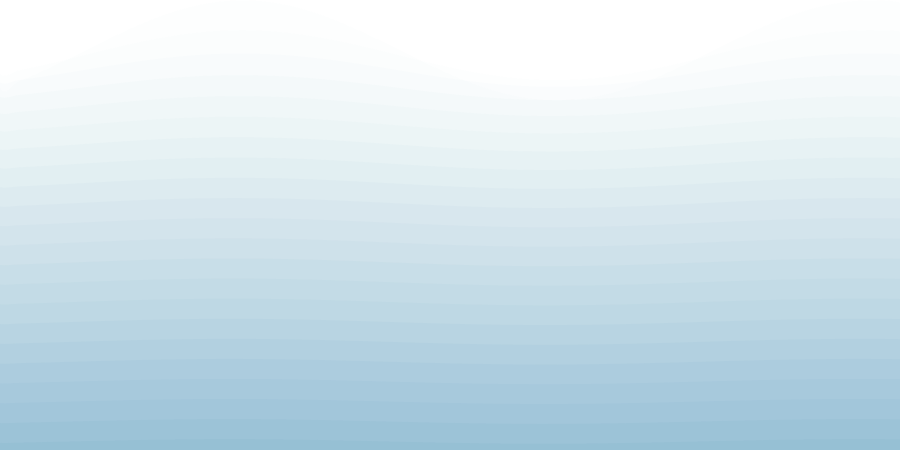
Frame 1 (no input)
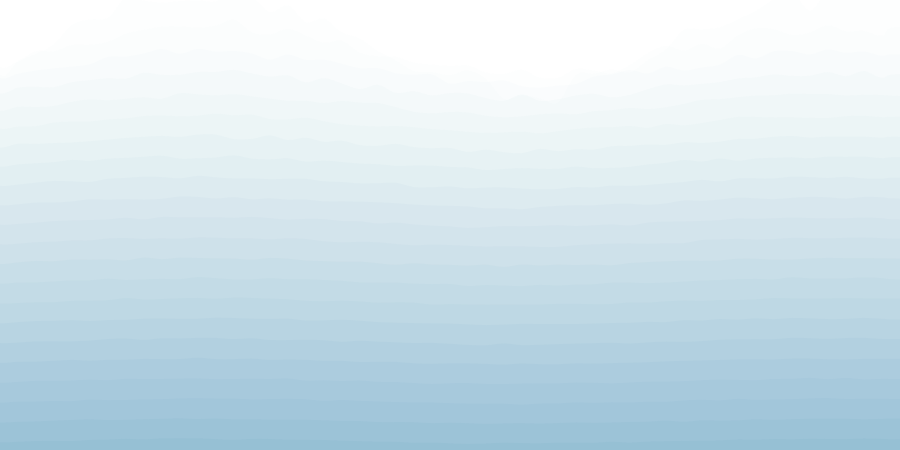
Frame 60 (the mouse pressed at the canvas centre just before this capture)
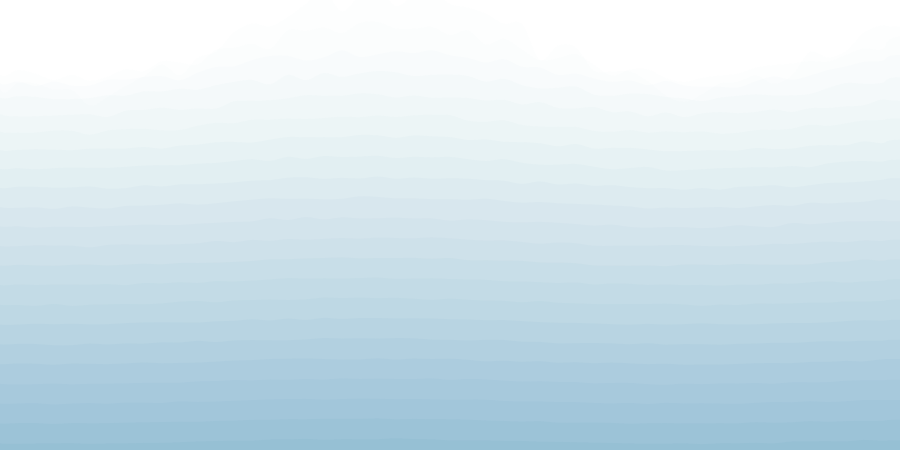
Frame 120 (the mouse held since frame 60 and released just before this capture)

The Processing sketch that drew these frames (run headless with seeded random() and noise(); from frame 60 on, the mouse is pressed at the canvas centre):

// Processing sketch: processing_110855
// ── processing_110855.pde

float altura, t;
void setup() {
    size(900,450);
  background(255);
  //smooth();
  strokeWeight(1);
  altura=-500;
}

void draw() {
  background(255);

  //background(0);
  while (altura<height) {
    fill(0, 100, 150, sqrt(altura/5));

    noStroke();
   // stroke(255);
    float quantos=50;

    beginShape();
    curveVertex(-width/quantos, altura);
    for (int i = 0; i<quantos+1; i++) {
      curveVertex(i*width/quantos, altura+1000.0/altura*(noise(i*t*altura)+cos(millis()/500.0+i*width/quantos/100)));
    }

    curveVertex(1.1*width, altura);
    curveVertex(1.1*width, height);
    curveVertex(0, height);
    curveVertex(-1.1*width, height);
    endShape();
    altura=altura+20;
  }
  altura=(-100);
  t=t+1;
}
